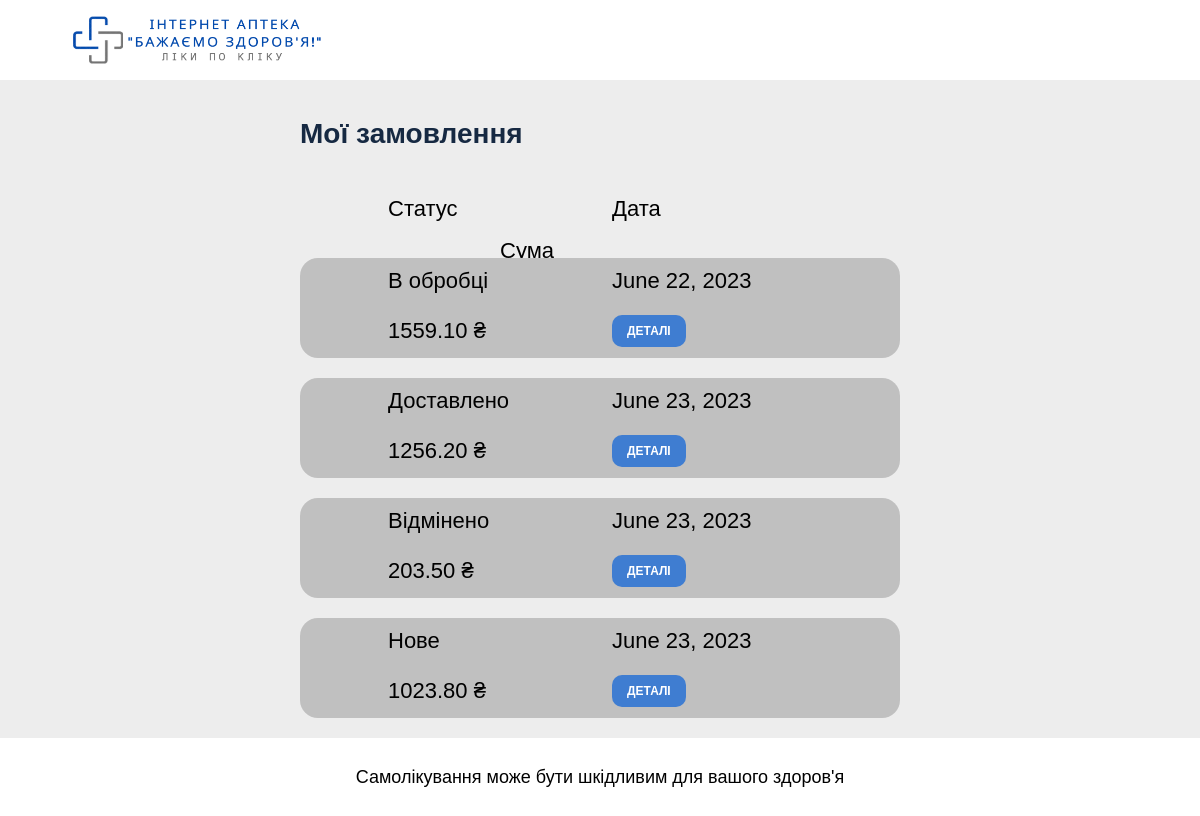
The page /pharmacy/index/myorders (signed in) on the database its author committed.
### pharmacy/models.py (models this page shows, shortened)
class Order(models.Model):
    STATUS = (('new', 'Нове'),
              ('processing', 'В обробці'),
              ('ready for shipment', 'Готово до відправлення'),
              ('delivered', 'Доставлено'),
              ('cancelled', 'Відмінено'),
              ('returned', 'Повернено'),
              )
    DELIVERY_METHOD = (('courier', ''' Кур'єром від аптеки "Бажаємо здоров'я" '''),
                       ('self', 'Самовивіз з аптеки'),
                       ('np', 'Нова пошта Відділення'),
                       ('up', 'Укрпошта Відділення'),
                       )
    PAYMENT_METHOD = (('cash', 'Оплата карткою'),
                      ('card', 'Оплата готівкою'),
                      )
    status = models.CharField(max_length=255, choices=STATUS)
    total_cost = models.DecimalField(max_digits=10, decimal_places=2)
    order_date = models.DateField()
    customer = models.ForeignKey(Customer, on_delete=models.CASCADE)
    delivery_date = models.DateField()
    delivery_method = models.CharField(max_length=255, choices=DELIVERY_METHOD)
    delivery_address = models.CharField(max_length=255)
    payment_method = models.CharField(max_length=255, choices=PAYMENT_METHOD)
    city = models.ForeignKey(City, on_delete=models.CASCADE)
    class Meta:
        ordering = ['order_date']

### pharmacy/views.py (the view)
# urls.py: path('index/myorders', show_orders, name='my_orders'),
@login_required(login_url='/accounts/login/')
def show_orders(request):
    allOrders = Order.objects.all()
    orders = []
    for order in allOrders:
        if order.customer_id == Customer.objects.get(user_id=request.user.id).id:
            orders.append(order)
    context = {
        'orders': orders}
    return render(request, 'my_orders.html', context)

### pharmacy/templates/my_orders.html (shortened to what this page needs)
<!DOCTYPE html>
{% load static %}
<html lang="en">
<head>
    <link rel="stylesheet" href="{% static 'css/my_orders_style.css' %} ">
</head>
<body>
<div class="wrapper">
    <header id="header" class="header lock-padding">
        <div class="header__container">
            <a href="{% url 'index' %}" class="header-logo">
                <img class="header-logo__img" src="{% static 'img/logo.png' %}" alt="Logo">
            </a>
        </div>
    </header>
    <main class="main lock-padding">
        <div class="label">
            Мої замовлення
        </div>
        <div class="headers-flex">
            <div class="headers">
                <div class="sub-item">
                    Статус
                </div>
                <div class="sub-item">
                    Дата
                </div>
                <div class="sub-item">
                    Сума
                </div>
            </div>
        </div>
        <div class="main-flex">
            {% for order in orders %}
                <div class="main-item">
                    <div class="sub-item">
                        {% for status in order.STATUS %}
                            {% if status.0 == order.status %}
                                {{ status.1 }}
                            {% endif %}
                        {% endfor %}
                    </div>
                    <div class="sub-item">
                        {{ order.order_date }}
                    </div>
                    <div class="sub-item">
                        {{ order.total_cost }} &#8372;
                    </div>
                    <div class="sub-item">
                        <form action="{% url 'my_orders_details' %}" method="get">
                            <button type="submit" class="button">Деталі</button>
                        </form>
                    </div>
                </div>
            {% endfor %}
        </div>
    </main>
    <footer class="footer lock-padding">
        Самолікування може бути шкідливим для вашого здоров'я
    </footer>
</div>
</body>
</html>

### pharmacy/static/css/my_orders_style.css (style rules this page uses)
*, *::before, *::after { padding: 0; margin: 0; border: 0; box-sizing: border-box; }
html, body { height: 100%; background-color: #EDEDED; font-family: Arial, "Helvetica Neue", Helvetica, sans-serif; font-size: 14px; line-height: 1; }
a { text-decoration: none; }
img { vertical-align: top; }
.wrapper { overflow: hidden; display: flex; flex-direction: column; min-height: 100%; }
.main { flex: 1 1 auto; }
[class*="container"] { max-width: 1087px; margin: 0 auto; padding: 0 15px; }
.header { position: fixed; width: 100%; top: 0; left: 0; background-color: white; }
.header__container { display: flex; min-height: 80px; align-items: center; }
.header-logo__img { width: 250px; height: 50px; }
.button { display: inline-block; font-weight: 650; text-transform: uppercase; font-size: 12px; line-height: 12px; color: white; padding: 10px 15px; border-radius: 10px; transition: background-color 0.3s ease 0s; background-color: #3F7DD1; }
.footer { margin-top: 10px; padding: 30px; font-size: 18px; text-align: center; background: white; }
.main-flex { display: flex; justify-content: center; align-items: center; flex-wrap: wrap; }
.main-item { width: 50%; height: 100px; background-color: silver; border-radius: 18px; margin: 10px; display: flex; justify-content: center; align-items: center; flex-wrap: wrap; }
.label { font-size: 28px; font-weight: 700; margin-top: 120px; margin-left: 25%; color: #162942; }
.sub-item { width: 200px; font-size: 22px; font-weight: 400; margin: 10px 2%; }
.headers-flex { margin-top: 30px; display: flex; justify-content: center; align-items: flex-start; flex-wrap: inherit; }
.headers { background-color: #EDEDED; margin: 10px; width: 50%; height: 50px; display: flex; justify-content: center; align-items: center; flex-wrap: wrap; }

### rows shown on the page
Order: status "В обробці", order_date "June 22, 2023", total_cost "1559.10"
Order: status "Доставлено", order_date "June 23, 2023", total_cost "1256.20"
Order: status "Відмінено", order_date "June 23, 2023", total_cost "203.50"
Order: status "Нове", order_date "June 23, 2023", total_cost "1023.80"
